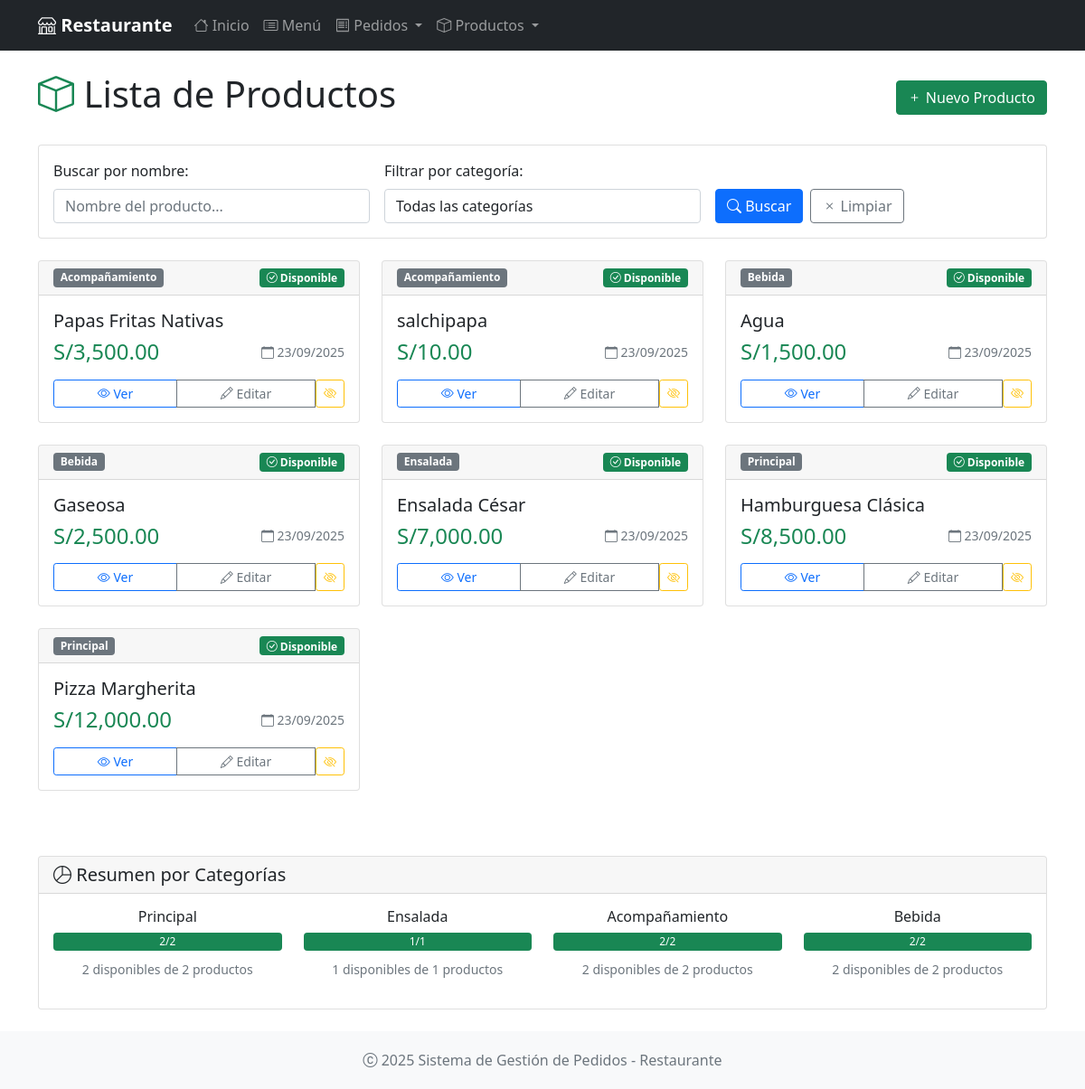
/productos/, run on the app's committed database.
### app.py (models this page shows, shortened)
class Producto(db.Model):
    __tablename__ = 'productos'
    id = db.Column(db.Integer, primary_key=True)
    nombre = db.Column(db.String(100), nullable=False)
    descripcion = db.Column(db.Text)
    precio = db.Column(db.Float, nullable=False)
    categoria = db.Column(db.String(50), nullable=False)
    disponible = db.Column(db.Boolean, default=True)
    fecha_creacion = db.Column(db.DateTime, default=datetime.utcnow)
    detalles_pedido = db.relationship('DetallePedido', backref='producto', lazy=True)

### app.py (the view)
@app.route('/productos/')
def lista_productos():
    categoria = request.args.get('categoria', 'todos')
    buscar = request.args.get('buscar', '')
    query = Producto.query
    if categoria != 'todos':
        query = query.filter_by(categoria=categoria)
    if buscar:
        query = query.filter(Producto.nombre.contains(buscar))
    productos = query.order_by(Producto.categoria, Producto.nombre).all()
    categorias = db.session.query(Producto.categoria).distinct().all()
    categorias = [cat[0] for cat in categorias]
    return render_template('productos/lista.html',
                         productos=productos,
                         categorias=categorias,
                         categoria_filtro=categoria,
                         buscar=buscar)

### app/templates/productos/lista.html (shortened to what this page needs)
{% extends "base.html" %}
{% block content %}
<div class="row">
    <div class="col-12">
        <div class="d-flex justify-content-between align-items-center mb-4">
            <h1 class="display-6">
                <i class="bi bi-box text-success"></i> Lista de Productos
            </h1>
            <a href="{{ url_for('nuevo_producto') }}" class="btn btn-success">
                <i class="bi bi-plus"></i> Nuevo Producto
            </a>
        </div>
    </div>
</div>
<div class="row mb-4">
    <div class="col-12">
        <div class="card">
            <div class="card-body">
                <form method="GET" class="row g-3">
                    <div class="col-md-4">
                        <label class="form-label">Buscar por nombre:</label>
                        <input type="text" class="form-control" name="buscar" value="{{ buscar }}"
                               placeholder="Nombre del producto...">
                    </div>
                    <div class="col-md-4">
                        <label class="form-label">Filtrar por categoría:</label>
                        <select class="form-control" name="categoria">
                            <option value="todos" {{ 'selected' if categoria_filtro == 'todos' else '' }}>
                                Todas las categorías
                            </option>
                        </select>
                    </div>
                    <div class="col-md-4 d-flex align-items-end">
                        <button type="submit" class="btn btn-primary me-2">
                            <i class="bi bi-search"></i> Buscar
                        </button>
                        <a href="{{ url_for('lista_productos') }}" class="btn btn-outline-secondary">
                            <i class="bi bi-x"></i> Limpiar
                        </a>
                    </div>
                </form>
            </div>
        </div>
    </div>
</div>
{% if productos %}
<div class="row">
    {% for producto in productos %}
    <div class="col-md-6 col-lg-4 mb-4">
        <div class="card h-100 card-hover">
            <div class="card-header d-flex justify-content-between align-items-center">
                <span class="badge bg-secondary">{{ producto.categoria }}</span>
                {% if producto.disponible %}
                    <span class="badge bg-success">
                        <i class="bi bi-check-circle"></i> Disponible
                    </span>
                {% else %}
                    <span class="badge bg-danger">
                        <i class="bi bi-x-circle"></i> No Disponible
                    </span>
                {% endif %}
            </div>
            <div class="card-body d-flex flex-column">
                <h5 class="card-title">{{ producto.nombre }}</h5>
                <div class="mt-auto">
                    <div class="d-flex justify-content-between align-items-center mb-3">
                        <span class="h4 text-success mb-0">
                            S/{{ "{:,.2f}".format(producto.precio) }}
                        </span>
                        <small class="text-muted">
                            <i class="bi bi-calendar"></i>
                            {{ producto.fecha_creacion.strftime('%d/%m/%Y') }}
                        </small>
                    </div>
                    <div class="btn-group w-100" role="group">
                        <a href="{{ url_for('ver_producto', id=producto.id) }}"
                           class="btn btn-outline-primary btn-sm">
                            <i class="bi bi-eye"></i> Ver
                        </a>
                        <a href="{{ url_for('editar_producto', id=producto.id) }}"
                           class="btn btn-outline-secondary btn-sm">
                            <i class="bi bi-pencil"></i> Editar
                        </a>
                        <form method="POST" action="{{ url_for('toggle_disponibilidad', id=producto.id) }}"
                              class="d-inline">
                            <button type="submit" class="btn btn-outline-{{ 'warning' if producto.disponible else 'success' }} btn-sm">
                                {% if producto.disponible %}
                                    <i class="bi bi-eye-slash"></i>
                                {% else %}
                                    <i class="bi bi-eye"></i>
                                {% endif %}
                            </button>
                        </form>
                    </div>
                </div>
            </div>
        </div>
    </div>
    {% endfor %}
</div>
{% endif %}
{% if productos and categorias %}
<div class="row mt-5">
    <div class="col-12">
        <div class="card">
            <div class="card-header">
                <h5 class="mb-0">
                    <i class="bi bi-pie-chart"></i> Resumen por Categorías
                </h5>
            </div>
            <div class="card-body">
                <div class="row">
                    {% for categoria in categorias %}
                        {% set productos_categoria = productos|selectattr("categoria", "equalto", categoria)|list %}
                        {% set disponibles = productos_categoria|selectattr("disponible", "equalto", true)|list|length %}
                        {% set total_categoria = productos_categoria|length %}
                        <div class="col-md-3 mb-3">
                            <div class="text-center">
                                <h6>{{ categoria }}</h6>
                                <div class="progress mb-2" style="height: 20px;">
                                    <div class="progress-bar bg-success" role="progressbar"
                                         style="width: {{ (disponibles/total_categoria*100) if total_categoria > 0 else 0 }}%">
                                        {{ disponibles }}/{{ total_categoria }}
                                    </div>
                                </div>
                                <small class="text-muted">
                                    {{ disponibles }} disponibles de {{ total_categoria }} productos
                                </small>
                            </div>
                        </div>
                    {% endfor %}
                </div>
            </div>
        </div>
    </div>
</div>
{% endif %}
{% endblock %}

### app/templates/base.html (style rules this page uses)
.min-vh-100 { min-height: 100vh; }

### data on the page
Producto: categoria "Acompañamiento", disponible True (drawn), nombre "Papas Fritas Nativas", precio "3,500.00", fecha_creacion "23/09/2025"
Producto: categoria "Acompañamiento", disponible True (drawn), nombre "salchipapa", precio "10.00", fecha_creacion "23/09/2025"
Producto: categoria "Bebida", disponible True (drawn), nombre "Agua", precio "1,500.00", fecha_creacion "23/09/2025"
Producto: categoria "Bebida", disponible True (drawn), nombre "Gaseosa", precio "2,500.00", fecha_creacion "23/09/2025"
Producto: categoria "Ensalada", shows "Disponible", nombre "Ensalada César", precio "7,000.00", fecha_creacion "23/09/2025", {{ (disponibles/total_categoria*100) if total_categoria > 0 else 0 }} 100.0 (drawn), disponible "1"
Producto: categoria "Principal", disponible True (drawn), nombre "Hamburguesa Clásica", precio "8,500.00", fecha_creacion "23/09/2025"
Producto: categoria "Principal", disponible True (drawn), nombre "Pizza Margherita", precio "12,000.00", fecha_creacion "23/09/2025", {{ (disponibles/total_categoria*100) if total_categoria > 0 else 0 }} 100.0 (drawn), id "2"

### other printed values
{{ categoria }} "Acompañamiento" "Bebida"
{{ disponibles }} "2" "2"
{{ total_categoria }} "2" "2"
